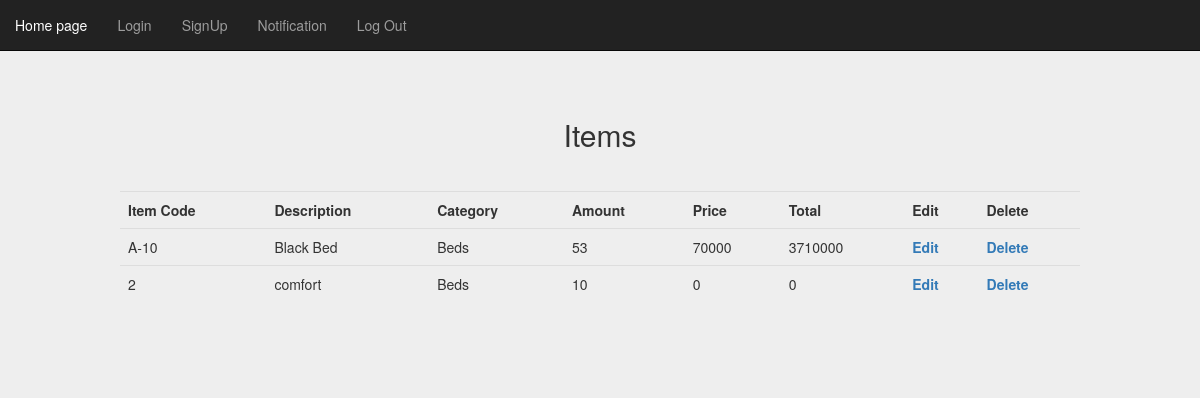
The app's page /item_table.php (signed in) with its own data.
### tables this page shows
CREATE TABLE IF NOT EXISTS `item` (
  `id` int(11) NOT NULL AUTO_INCREMENT,
  `code` varchar(50) NOT NULL,
  `disc` text NOT NULL,
  `category` int(11) NOT NULL,
  `amount` float NOT NULL,
  `price` float NOT NULL,
  PRIMARY KEY (`id`)
);

CREATE TABLE IF NOT EXISTS `category` (
  `id` int(11) NOT NULL AUTO_INCREMENT,
  `c_id` int(11) NOT NULL,
  `disc` text NOT NULL,
  PRIMARY KEY (`id`)
);

### includes/session.php (called while the page is built, shortened)
<?php
class Session {
	private $logged_in=false;
  public function is_logged_in() {
    return $this->logged_in;
  }
	private function check_login() {
    if(isset($_SESSION['user_id'])) {
      $this->logged_in = true;
    } else {
      unset($this->user_id);
      $this->logged_in = false;
    }
  }
}
$session = new Session();
?>

### includes/database.php (called while the page is built, shortened)
<?php
class MySQLDatabase {
	private $connection;
	public function open_connection() {
		$this->connection = mysql_connect('localhost', 'root', '');
		if (!$this->connection) {
			die("Database connection failed: " . mysql_error());
		} else {
			$db_select = mysql_select_db('inventory', $this->connection);
		}
	}
	public function query($sql) {
		$result = mysql_query($sql, $this->connection);
		return $result;
	}
  public function fetch_array($result_set) {
    return mysql_fetch_array($result_set);
  }
}
$database = new MySQLDatabase();
?>

### includes/item.php (called while the page is built, shortened)
<?php
@require_once('database.php');
class Item{
  protected static $table_name="item";
  protected static $db_fields = array('id', 'code', 'disc', 'category', 'amount', 'price');
  public static function find_all() {
    return self::find_by_sql("SELECT * FROM ".self::$table_name);
  }
  public static function find_by_sql($sql="") {
    global $database;
    $result_set = $database->query($sql);
    $object_array = array();
    while ($row = $database->fetch_array($result_set)) {
      $object_array[] = self::instantiate($row);
    }
    return $object_array;
  }
  private static function instantiate($record) {
    $object = new self;
    foreach($record as $attribute=>$value){
      if($object->has_attribute($attribute)) {
        $object->$attribute = $value;
      }
    }
    return $object;
  }
  private function has_attribute($attribute) {
    return array_key_exists($attribute, $this->attributes());
  }
  protected function attributes() {
    $attributes = array();
    foreach(self::$db_fields as $field) {
      if(property_exists($this, $field)) {
        $attributes[$field] = $this->$field;
      }
    }
    return $attributes;
  }
}
?>

### includes/category.php (called while the page is built, shortened)
<?php
@require_once('database.php');
class Category{
  protected static $table_name="category";
  protected static $db_fields = array('id', 'c_id', 'disc');
  public static function find_by_id($id=0) {
    $result_array = self::find_by_sql("SELECT * FROM ".self::$table_name." WHERE id={$id} LIMIT 1");
    return !empty($result_array) ? array_shift($result_array) : false;
  }
  public static function find_by_sql($sql="") {
    global $database;
    $result_set = $database->query($sql);
    $object_array = array();
    while ($row = $database->fetch_array($result_set)) {
      $object_array[] = self::instantiate($row);
    }
    return $object_array;
  }
  private static function instantiate($record) {
    $object = new self;
    foreach($record as $attribute=>$value){
      if($object->has_attribute($attribute)) {
        $object->$attribute = $value;
      }
    }
    return $object;
  }
  private function has_attribute($attribute) {
    return array_key_exists($attribute, $this->attributes());
  }
  protected function attributes() {
    $attributes = array();
    foreach(self::$db_fields as $field) {
      if(property_exists($this, $field)) {
        $attributes[$field] = $this->$field;
      }
    }
    return $attributes;
  }
}
?>

### item_table.php (the view, shortened to what this page needs)
<?php
    @require_once('initialized.php');
?>
<!Doctype html>
<html lang="en">
<head>
    <link rel="stylesheet" href="style/bootstrap.min.css">
</head>
<body data-spy="scroll" data-target="navbar" data-offset="50" style="background-color: #EEE;">
    <div class="jumbotron">
        <div class="container text-center" id="head" style="margin-top: 50px;">
            <h2>Items</h2>
        </div>
        <nav class="navbar navbar-inverse navbar-fixed-top" id="my-navbar">
            <div class "container">
                <div class="collapse navbar-collapse" id="navbar-collapse">
                    <ul class="nav navbar-nav">
                        <li><a href="index.php">Home page</a></li>
                        <li><a href="signin.php">Login</a></li>
                        <li><a href="signup.php">SignUp</a></li>
                        <?php
                            if($session->is_logged_in()){
                                echo "<li><a href ='notify.php'>Notification</a></li>";
                                echo "<li><a href='process_log_out.php'>Log Out</a></li>";
                            }
                        ?>
                    </ul>
                </div>
        </nav>
        <table class="table" style="width: 80%; margin-left: 10%; margin-top: 30px;">
            <tr>
                <th>Item Code</th>
                <th>Description</th>
                <th>Category</th>
                <th>Amount</th>
                <th>Price</th>
                <th>Total</th>
                <th>Edit</th>
                <th>Delete</th>
            </tr>
            <?php
                $items = Item::find_all();
                for ($i=0; $i < count($items); $i++) {
                    $category = Category::find_by_id($items[$i]->category);
                    echo "<tr>";
                    echo "<td>{$items[$i]->code}</td>";
                    echo "<td>{$items[$i]->disc}</td>";
                    echo "<td>{$category->disc}</td>";
                    echo "<td>{$items[$i]->amount}</td>";
                    echo "<td>{$items[$i]->price}</td>";
                    echo "<td>".$items[$i]->amount * $items[$i]->price."</td>";
                    echo "<th><a href='add_item.php?id={$items[$i]->id}'>Edit</a></th>";
                    echo "<th><a href='item_table.php?mode={$items[$i]->id}'>Delete</a></th>";
                    echo "</tr>";
                }
            ?>
        </table>
    </div>
</body>
</html>

### records on screen
item: code "A-10", disc "Black Bed", category.disc "Beds", amount "53", price "70000", $items[$i]->amount * $items[$i]->price "3710000"
item: code "2", disc "comfort", amount "10", price "0", $items[$i]->amount*$items[$i]->price "0"
category: disc "Beds"
